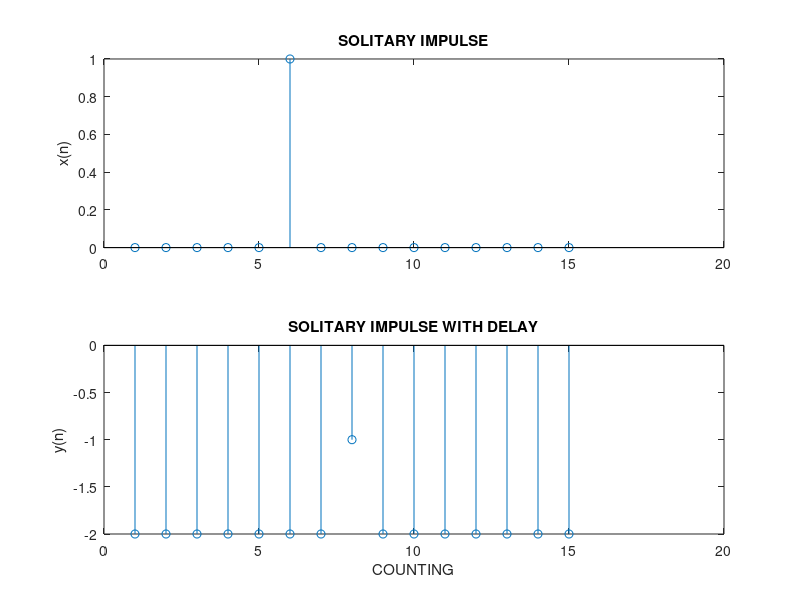
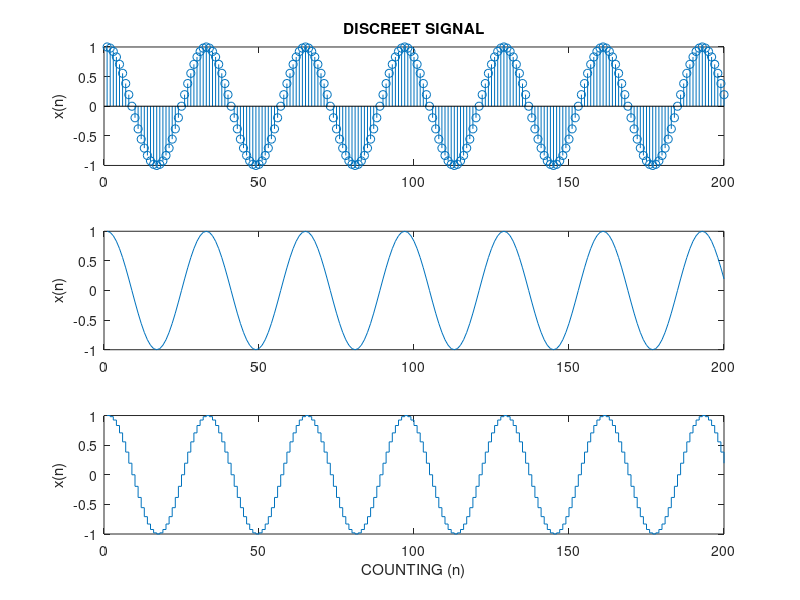
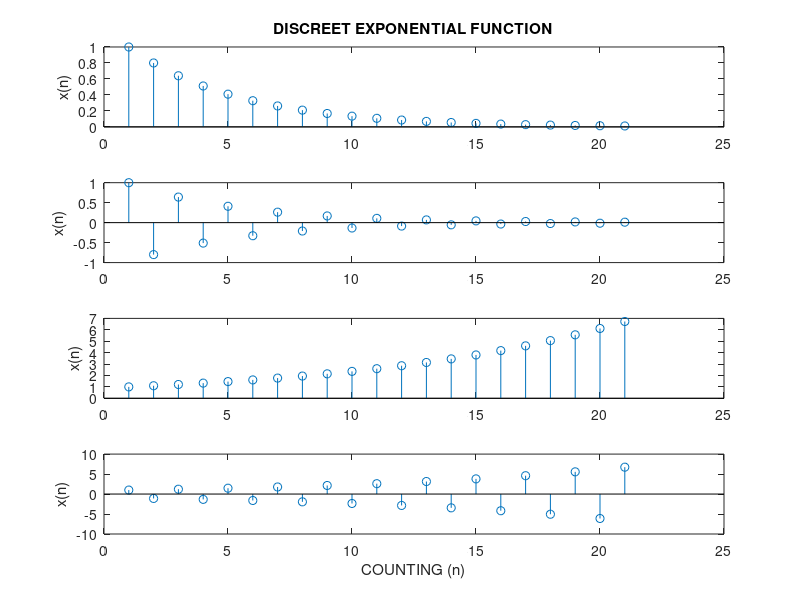

MATLAB code to generate these figures, in order: (Note: this script raises an error after producing the figures.)
function lab1
%=== ??????????:?????? ??????? ??????????? ?????????? ===
%--- ??????????? ?????? #1 ??????????? ?????????? ???????? ---
%
% ?????????????? ????? ?????: 
% pec1.dat - ?????? ???, ??? ?? ??????????? ??????
%
% ??????? ??????????? (m-?????), ??? ????????? ?????????:
% pks = pksdetect(?) - ??????????? ????? ? ??????????? ???????
%--------------------------------------------------------------------

clear, clc, close all
disp('??????????? ?????? #1')
disp('??????????? ?????????? ????????')
disp('???????: ??????? ????? ???????????, ????? ??-362 ??????') 

%=== ???????? #1.1 ===
% ??????????? ?????????? ????????
N =  15;
n =  0:N-1;
x =  double(n==5);
y =  double(n==7);
class(x) 
figure(1)
subplot(2,1,1), stem(x), ylabel('x(n)')
title('SOLITARY IMPULSE')
subplot(2,1,2), stem(y-2), ylabel('y(n)')
title('SOLITARY IMPULSE WITH DELAY')
xlabel('COUNTING')

%=== ???????? #1.2 === 
% ??????????? ??????????? ???????
N =  200;
n =  0:N-1;
x =  cos(pi*n/16);
figure(2)
subplot(3,1,1), stem(x), ylabel('x(n)')
title('DISCREET SIGNAL')
subplot(3,1,2), plot(x), ylabel('x(n)')
subplot(3,1,3), stairs(x), ylabel('x(n)')
xlabel('COUNTING (n)')

%=== ???????? #1.3 ===
% ??????????? ?????????? ??????????
n =  0:20;
x1 =  (0.8).^n;
x2 =  (-0.8).^n;
x3 =  (1.1).^n;
x4 =  (-1.1).^n;

figure(3)
subplot(4,1,1), stem(x1), ylabel('x(n)')
title('DISCREET EXPONENTIAL FUNCTION')
subplot(4,1,2), stem(x2), ylabel('x(n)')
subplot(4,1,3), stem(x3), ylabel('x(n)')
subplot(4,1,4), stem(x4), ylabel('x(n)')
xlabel('COUNTING (n)')

%=== ???????? #1.4 - 1.6 ===
%?1.5
%?1.6
% ??????????? ????? ???????
fs = 1000;
t = 0:1/fs:2;
x = 3*sin(6*pi*t)+5*sin(16*pi*t);
pks = pksdetect(x);
figure(4)
plot(t,x,'m-'); hold on;
title('SIGNALS PEAKS DETERMINATION')
plot(t(pks),x(pks),'ro'); hold off;
xlabel('time(s)'); ylabel('x(t)');

%=== ???????? #2.1 - 2.2 ===
% ??????????? ????????????? ???????
fs = 200;                    % ??????? ?????????????
T =  1/fs;                   % ?????? ?????????????
D = 0.25;                    % ?????????
n =  0:1000;                 % ????? ???????
r =  randn(size(n))*sqrt(D); % ?????????? ????? ???
s =  1.8*cos(20*pi*n*T);     % ??????????? ??????
x =  s+r;                    % ?????? + ???

figure(5)
plot(x)
title('STOCHASTIC SIGNAL WITH NOISE')
fprintf('mu(r)=%4.3g\n',mean(r))
fprintf('D(r)=%4.3g\n',var(r))
fprintf('mu(r)=%4.3g\n',mean(s))
fprintf('D(r)=%4.3g\n',var(s))
fprintf('mu(r)=%4.3g\n',mean(x))
fprintf('D(r)=%4.3g\n',var(x))
xlabel('COUNTING (n)'), ylabel('x(n)')

%=== ???????? #3.1 ===
% ?????????? ???????? ??????????? ? ????? pec1.dat 
% ?? ???????? ???????? ????????
pec1 = load('pec1.dat');
fs =   1000;
fcg = pec1(:,1); 
ecg =  pec1(:,2); 
cps =  pec1(:,3);
t = (0:length(fcg)-1)/fs;
figure(6)
subplot(3,1,1),plot(t,fcg), xlim([1 4]), ylabel('AMPLITUDE')
title('FCG SIGNAL')
subplot(3,1,2),plot(t,ecg), xlim([1 4]), ylabel('AMPLITUDE')
title('ECG SIGNAL')
subplot(3,1,3),plot(t,cps), xlim([1 4]), ylabel('AMPLITUDE')
title('CPS SIGNAL')
xlabel('TIME')
